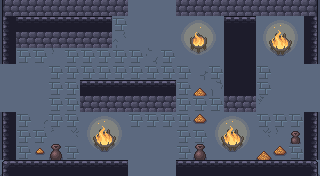

A level layout from a 2D game, rendered from its tile map. Below: a short description, then the map file with its tile-grid data intact:
An orthogonal 20x11 tile map with 16x16 px tiles, 6 tile layers (ground, dressing, decor, walls, ...), 5 tilesets and 12 objects (5x ENTRY, 5x ENEMY, 2x PROP).

<map version="1.10" tiledversion="1.10.2" orientation="orthogonal" renderorder="right-down" width="20" height="11" tilewidth="16" tileheight="16" infinite="0" nextlayerid="8" nextobjectid="13">
 <tileset firstgid="1" name="wall" tilewidth="16" tileheight="16" tilecount="493" columns="17">
  <image source="../../../gfx/tiles/cove/walls_floor.png" width="272" height="464" />
 </tileset>
 <tileset firstgid="494" name="cracks" tilewidth="16" tileheight="16" tilecount="120" columns="8">
  <image source="../../../gfx/tiles/cove/cracks_floor.png" width="128" height="240" />
 </tileset>
 <tileset firstgid="614" name="wallcracks" tilewidth="16" tileheight="16" tilecount="256" columns="8">
  <image source="../../../gfx/tiles/cove/cracks_walls.png" width="128" height="512" />
 </tileset>
 <tileset firstgid="870" name="objects" tilewidth="16" tileheight="16" tilecount="216" columns="24">
  <image source="../../../gfx/tiles/cove/objects.png" width="384" height="144" />
 </tileset>
 <tileset firstgid="1086" name="fire" tilewidth="16" tileheight="16" tilecount="198" columns="11">
  <image source="../../../gfx/tiles/cove/fire.png" width="176" height="288" />
  <tile id="0">
   <animation>
    <frame tileid="0" duration="150" />
    <frame tileid="33" duration="150" />
    <frame tileid="66" duration="150" />
    <frame tileid="99" duration="150" />
    <frame tileid="132" duration="150" />
    <frame tileid="165" duration="150" />
   </animation>
  </tile>
  <tile id="1">
   <animation>
    <frame tileid="1" duration="150" />
    <frame tileid="34" duration="150" />
    <frame tileid="67" duration="150" />
    <frame tileid="100" duration="150" />
    <frame tileid="133" duration="150" />
    <frame tileid="166" duration="150" />
   </animation>
  </tile>
  <tile id="2">
   <animation>
    <frame tileid="2" duration="150" />
    <frame tileid="35" duration="150" />
    <frame tileid="68" duration="150" />
    <frame tileid="101" duration="150" />
    <frame tileid="134" duration="150" />
    <frame tileid="167" duration="150" />
   </animation>
  </tile>
  <tile id="3">
   <animation>
    <frame tileid="3" duration="150" />
    <frame tileid="36" duration="150" />
    <frame tileid="69" duration="150" />
    <frame tileid="102" duration="150" />
    <frame tileid="135" duration="150" />
    <frame tileid="168" duration="150" />
   </animation>
  </tile>
  <tile id="4">
   <animation>
    <frame tileid="4" duration="150" />
    <frame tileid="37" duration="150" />
    <frame tileid="70" duration="150" />
    <frame tileid="103" duration="150" />
    <frame tileid="136" duration="150" />
    <frame tileid="169" duration="150" />
   </animation>
  </tile>
  <tile id="5">
   <animation>
    <frame tileid="5" duration="150" />
    <frame tileid="38" duration="150" />
    <frame tileid="71" duration="150" />
    <frame tileid="104" duration="150" />
    <frame tileid="137" duration="150" />
    <frame tileid="170" duration="150" />
   </animation>
  </tile>
  <tile id="6">
   <animation>
    <frame tileid="6" duration="150" />
    <frame tileid="39" duration="150" />
    <frame tileid="72" duration="150" />
    <frame tileid="105" duration="150" />
    <frame tileid="138" duration="150" />
    <frame tileid="171" duration="150" />
   </animation>
  </tile>
  <tile id="7">
   <animation>
    <frame tileid="7" duration="150" />
    <frame tileid="40" duration="150" />
    <frame tileid="73" duration="150" />
    <frame tileid="106" duration="150" />
    <frame tileid="139" duration="150" />
    <frame tileid="172" duration="150" />
   </animation>
  </tile>
  <tile id="8">
   <animation>
    <frame tileid="8" duration="150" />
    <frame tileid="41" duration="150" />
    <frame tileid="74" duration="150" />
    <frame tileid="107" duration="150" />
    <frame tileid="140" duration="150" />
    <frame tileid="173" duration="150" />
   </animation>
  </tile>
  <tile id="9">
   <animation>
    <frame tileid="9" duration="150" />
    <frame tileid="42" duration="150" />
    <frame tileid="75" duration="150" />
    <frame tileid="108" duration="150" />
    <frame tileid="141" duration="150" />
    <frame tileid="174" duration="150" />
   </animation>
  </tile>
  <tile id="10">
   <animation>
    <frame tileid="10" duration="150" />
    <frame tileid="43" duration="150" />
    <frame tileid="76" duration="150" />
    <frame tileid="109" duration="150" />
    <frame tileid="142" duration="150" />
    <frame tileid="175" duration="150" />
   </animation>
  </tile>
  <tile id="11">
   <animation>
    <frame tileid="11" duration="150" />
    <frame tileid="44" duration="150" />
    <frame tileid="77" duration="150" />
    <frame tileid="110" duration="150" />
    <frame tileid="143" duration="150" />
    <frame tileid="176" duration="150" />
   </animation>
  </tile>
  <tile id="12">
   <animation>
    <frame tileid="12" duration="150" />
    <frame tileid="45" duration="150" />
    <frame tileid="78" duration="150" />
    <frame tileid="111" duration="150" />
    <frame tileid="144" duration="150" />
    <frame tileid="177" duration="150" />
   </animation>
  </tile>
  <tile id="13">
   <animation>
    <frame tileid="13" duration="150" />
    <frame tileid="46" duration="150" />
    <frame tileid="79" duration="150" />
    <frame tileid="112" duration="150" />
    <frame tileid="145" duration="150" />
    <frame tileid="178" duration="150" />
   </animation>
  </tile>
  <tile id="14">
   <animation>
    <frame tileid="14" duration="150" />
    <frame tileid="47" duration="150" />
    <frame tileid="80" duration="150" />
    <frame tileid="113" duration="150" />
    <frame tileid="146" duration="150" />
    <frame tileid="179" duration="150" />
   </animation>
  </tile>
  <tile id="15">
   <animation>
    <frame tileid="15" duration="150" />
    <frame tileid="48" duration="150" />
    <frame tileid="81" duration="150" />
    <frame tileid="114" duration="150" />
    <frame tileid="147" duration="150" />
    <frame tileid="180" duration="150" />
   </animation>
  </tile>
  <tile id="16">
   <animation>
    <frame tileid="16" duration="150" />
    <frame tileid="49" duration="150" />
    <frame tileid="82" duration="150" />
    <frame tileid="115" duration="150" />
    <frame tileid="148" duration="150" />
    <frame tileid="181" duration="150" />
   </animation>
  </tile>
  <tile id="17">
   <animation>
    <frame tileid="17" duration="150" />
    <frame tileid="50" duration="150" />
    <frame tileid="83" duration="150" />
    <frame tileid="116" duration="150" />
    <frame tileid="149" duration="150" />
    <frame tileid="182" duration="150" />
   </animation>
  </tile>
  <tile id="18">
   <animation>
    <frame tileid="18" duration="150" />
    <frame tileid="51" duration="150" />
    <frame tileid="84" duration="150" />
    <frame tileid="117" duration="150" />
    <frame tileid="150" duration="150" />
    <frame tileid="183" duration="150" />
   </animation>
  </tile>
  <tile id="19">
   <animation>
    <frame tileid="19" duration="150" />
    <frame tileid="52" duration="150" />
    <frame tileid="85" duration="150" />
    <frame tileid="118" duration="150" />
    <frame tileid="151" duration="150" />
    <frame tileid="184" duration="150" />
   </animation>
  </tile>
  <tile id="20">
   <animation>
    <frame tileid="20" duration="150" />
    <frame tileid="53" duration="150" />
    <frame tileid="86" duration="150" />
    <frame tileid="119" duration="150" />
    <frame tileid="152" duration="150" />
    <frame tileid="185" duration="150" />
   </animation>
  </tile>
  <tile id="21">
   <animation>
    <frame tileid="21" duration="150" />
    <frame tileid="54" duration="150" />
    <frame tileid="87" duration="150" />
    <frame tileid="120" duration="150" />
    <frame tileid="153" duration="150" />
    <frame tileid="186" duration="150" />
   </animation>
  </tile>
  <tile id="22">
   <animation>
    <frame tileid="22" duration="150" />
    <frame tileid="55" duration="150" />
    <frame tileid="88" duration="150" />
    <frame tileid="121" duration="150" />
    <frame tileid="154" duration="150" />
    <frame tileid="187" duration="150" />
   </animation>
  </tile>
  <tile id="23">
   <animation>
    <frame tileid="23" duration="150" />
    <frame tileid="56" duration="150" />
    <frame tileid="89" duration="150" />
    <frame tileid="122" duration="150" />
    <frame tileid="155" duration="150" />
    <frame tileid="188" duration="150" />
   </animation>
  </tile>
  <tile id="24">
   <animation>
    <frame tileid="24" duration="150" />
    <frame tileid="57" duration="150" />
    <frame tileid="90" duration="150" />
    <frame tileid="123" duration="150" />
    <frame tileid="156" duration="150" />
    <frame tileid="189" duration="150" />
   </animation>
  </tile>
  <tile id="25">
   <animation>
    <frame tileid="25" duration="150" />
    <frame tileid="58" duration="150" />
    <frame tileid="91" duration="150" />
    <frame tileid="124" duration="150" />
    <frame tileid="157" duration="150" />
    <frame tileid="190" duration="150" />
   </animation>
  </tile>
  <tile id="26">
   <animation>
    <frame tileid="26" duration="150" />
    <frame tileid="59" duration="150" />
    <frame tileid="92" duration="150" />
    <frame tileid="125" duration="150" />
    <frame tileid="158" duration="150" />
    <frame tileid="191" duration="150" />
   </animation>
  </tile>
  <tile id="27">
   <animation>
    <frame tileid="27" duration="150" />
    <frame tileid="60" duration="150" />
    <frame tileid="93" duration="150" />
    <frame tileid="126" duration="150" />
    <frame tileid="159" duration="150" />
    <frame tileid="192" duration="150" />
   </animation>
  </tile>
  <tile id="28">
   <animation>
    <frame tileid="28" duration="150" />
    <frame tileid="61" duration="150" />
    <frame tileid="94" duration="150" />
    <frame tileid="127" duration="150" />
    <frame tileid="160" duration="150" />
    <frame tileid="193" duration="150" />
   </animation>
  </tile>
  <tile id="29">
   <animation>
    <frame tileid="29" duration="150" />
    <frame tileid="62" duration="150" />
    <frame tileid="95" duration="150" />
    <frame tileid="128" duration="150" />
    <frame tileid="161" duration="150" />
    <frame tileid="194" duration="150" />
   </animation>
  </tile>
  <tile id="30">
   <animation>
    <frame tileid="30" duration="150" />
    <frame tileid="63" duration="150" />
    <frame tileid="96" duration="150" />
    <frame tileid="129" duration="150" />
    <frame tileid="162" duration="150" />
    <frame tileid="195" duration="150" />
   </animation>
  </tile>
  <tile id="31">
   <animation>
    <frame tileid="31" duration="150" />
    <frame tileid="64" duration="150" />
    <frame tileid="97" duration="150" />
    <frame tileid="130" duration="150" />
    <frame tileid="163" duration="150" />
    <frame tileid="196" duration="150" />
   </animation>
  </tile>
  <tile id="32">
   <animation>
    <frame tileid="32" duration="150" />
    <frame tileid="65" duration="150" />
    <frame tileid="98" duration="150" />
    <frame tileid="131" duration="150" />
    <frame tileid="164" duration="150" />
    <frame tileid="197" duration="150" />
   </animation>
  </tile>
 </tileset>
 <layer id="1" name="ground" width="20" height="11">
  <data encoding="csv">
251,251,251,251,251,251,251,251,251,251,251,251,251,251,251,251,251,251,251,251,
251,251,251,251,251,251,251,251,251,251,251,251,251,251,251,251,251,251,251,251,
251,251,251,251,251,251,251,251,251,251,251,251,251,251,251,251,251,251,251,251,
251,251,251,251,251,251,251,251,251,251,251,251,251,251,251,251,251,251,251,251,
251,251,251,251,251,251,251,251,251,251,251,251,251,251,251,251,251,251,251,251,
251,251,251,251,251,251,251,251,251,251,251,251,251,251,251,251,251,251,251,251,
251,251,251,251,251,251,251,251,251,251,251,251,251,251,251,251,251,251,251,251,
251,251,251,251,251,251,251,251,251,251,251,251,251,251,251,251,251,251,251,251,
251,251,251,251,251,251,251,251,251,251,251,251,251,251,251,251,251,251,251,251,
251,251,251,251,251,251,251,251,251,251,251,251,251,251,251,251,251,251,251,251,
251,251,251,251,251,251,251,251,251,251,251,251,251,251,251,251,251,251,251,251
</data>
 </layer>
 <layer id="2" name="dressing" width="20" height="11">
  <data encoding="csv">
0,0,0,0,0,0,660,0,0,0,0,630,617,656,0,0,0,0,0,0,
0,0,0,0,0,0,0,232,0,0,0,1094,1095,1096,0,0,1091,1092,1093,0,
0,0,0,0,0,0,0,611,0,0,0,1105,0,1107,0,0,1102,0,1104,0,
0,232,232,603,232,232,232,232,232,606,232,1116,1117,1118,0,0,1113,1114,1115,0,
0,0,0,232,232,232,232,232,232,232,232,232,590,232,0,0,232,0,0,0,
0,0,0,232,232,0,0,0,0,0,0,232,910,607,0,0,232,0,0,0,
0,0,0,232,232,0,0,0,0,0,0,232,232,232,0,0,601,0,0,0,
0,232,596,232,232,1091,1092,1093,232,232,232,232,1051,1091,1092,1093,232,232,232,0,
0,232,232,605,600,1102,0,1104,0,0,0,232,232,1102,0,1104,600,603,0,0,
0,232,1052,0,232,1113,1114,1115,0,0,0,232,0,1113,1114,1115,909,1051,232,0,
0,0,0,0,0,0,0,0,0,0,0,0,0,0,0,0,0,0,0,0
</data>
 </layer>
 <layer id="3" name="decor" width="20" height="11">
  <data encoding="csv">
0,0,0,0,0,0,0,0,0,0,0,0,0,0,0,0,0,0,0,0,
0,0,0,0,0,0,0,0,0,0,0,0,0,0,0,0,0,0,0,0,
0,0,0,0,0,0,0,0,0,0,0,0,0,0,0,0,0,0,0,0,
0,0,0,0,0,0,0,0,0,0,0,0,0,0,0,0,0,0,0,0,
0,0,0,0,0,0,0,0,0,0,0,0,0,0,0,0,0,0,0,0,
0,0,0,0,0,0,0,0,0,0,0,0,0,0,0,0,0,0,0,0,
0,0,0,0,0,0,0,0,0,0,0,0,0,0,0,0,0,0,0,0,
0,0,0,0,0,0,0,0,0,0,0,0,0,0,0,0,0,0,0,0,
0,0,0,0,0,0,0,0,0,0,0,0,0,0,0,0,0,0,0,0,
0,0,0,0,0,0,0,0,0,0,0,0,0,0,0,0,0,0,0,0,
0,0,0,0,0,0,0,0,0,0,0,0,0,0,0,0,0,0,0,0
</data>
 </layer>
 <layer id="4" name="walls" width="20" height="11">
  <data encoding="csv">
70,71,71,71,71,71,71,71,0,0,0,71,71,71,71,71,71,71,71,72,
36,0,0,0,0,0,0,0,0,0,0,0,0,0,0,0,0,0,0,38,
36,0,0,0,0,0,0,0,0,0,0,0,0,0,0,0,0,0,0,38,
36,0,0,0,0,0,0,0,0,0,0,0,0,0,0,0,0,0,0,38,
0,0,0,0,0,0,0,0,0,0,0,0,0,0,0,0,0,0,0,0,
0,0,0,0,0,0,0,0,0,0,0,0,0,0,0,0,0,0,0,0,
0,0,0,0,0,0,0,0,0,0,0,0,0,0,0,0,0,0,0,0,
36,0,0,0,0,0,0,0,0,0,0,0,0,0,0,0,0,0,0,38,
36,0,0,0,0,0,0,0,0,0,0,0,0,0,0,0,0,0,0,38,
36,0,0,0,0,0,0,0,0,0,0,0,0,0,0,0,0,0,0,38,
19,20,20,20,20,20,20,20,0,0,0,20,20,20,20,20,20,20,20,21
</data>
 </layer>
 <layer id="5" name="props" width="20" height="11">
  <data encoding="csv">
0,0,0,0,0,0,0,0,0,0,0,0,0,0,0,0,0,0,0,0,
0,20,20,20,20,20,20,0,0,0,0,0,0,0,20,20,0,0,0,0,
0,71,71,71,71,71,71,0,0,0,0,0,1106,0,37,37,0,1103,0,0,
0,0,0,0,0,0,0,0,0,0,0,0,0,0,37,37,0,0,0,0,
0,0,0,0,0,0,0,0,0,0,0,0,0,0,37,37,0,0,0,0,
0,0,0,0,0,20,20,20,20,20,20,0,0,0,37,37,0,0,0,0,
0,0,0,0,0,71,71,71,71,71,71,0,0,0,71,71,0,0,0,0,
0,0,0,0,0,0,0,0,0,0,0,0,0,0,0,0,0,0,0,0,
0,0,0,0,0,0,1103,0,0,0,0,0,0,0,1103,0,0,0,1007,0,
0,0,0,1006,0,0,0,0,0,0,0,0,1006,0,0,0,0,0,0,0,
0,0,0,0,0,0,0,0,0,0,0,0,0,0,0,0,0,0,0,0
</data>
 </layer>
 <layer id="6" name="overhead" width="20" height="11">
  <data encoding="csv">
0,0,0,0,0,0,0,0,0,0,0,0,0,0,0,0,0,0,0,0,
0,0,0,0,0,0,0,0,0,0,0,0,0,0,0,0,0,0,0,0,
0,0,0,0,0,0,0,0,0,0,0,0,0,0,0,0,0,0,0,0,
0,0,0,0,0,0,0,0,0,0,0,0,0,0,0,0,0,0,0,0,
0,0,0,0,0,0,0,0,0,0,0,0,0,0,0,0,0,0,0,0,
0,0,0,0,0,0,0,0,0,0,0,0,0,0,0,0,0,0,0,0,
0,0,0,0,0,0,0,0,0,0,0,0,0,0,0,0,0,0,0,0,
0,0,0,0,0,0,0,0,0,0,0,0,0,0,0,0,0,0,0,0,
0,0,0,0,0,0,0,0,0,0,0,0,0,0,0,0,0,0,0,0,
0,0,0,0,0,0,0,0,0,0,0,0,0,0,0,0,0,0,0,0,
0,0,0,0,0,0,0,0,0,0,0,0,0,0,0,0,0,0,0,0
</data>
 </layer>
 <objectgroup id="7" name="spawns">
  <object id="1" name="UP" type="ENTRY" x="152" y="24" />
  <object id="2" name="DOWN" type="ENTRY" x="152" y="152" />
  <object id="3" name="LEFT" type="ENTRY" x="24" y="88" />
  <object id="4" name="RIGHT" type="ENTRY" x="296" y="88" />
  <object id="5" name="" type="ENTRY" x="168" y="72" />
  <object id="6" name="" type="ENEMY" x="264" y="56" />
  <object id="7" name="" type="ENEMY" x="120" y="72" />
  <object id="8" name="" type="ENEMY" x="72" y="120" />
  <object id="9" name="" type="ENEMY" x="248" y="120" />
  <object id="10" name="" type="ENEMY" x="152" y="56" />
  <object id="11" name="torch" type="PROP" x="56" y="168" />
  <object id="12" name="torch" type="PROP" x="264" y="168" />
 </objectgroup>
</map>
